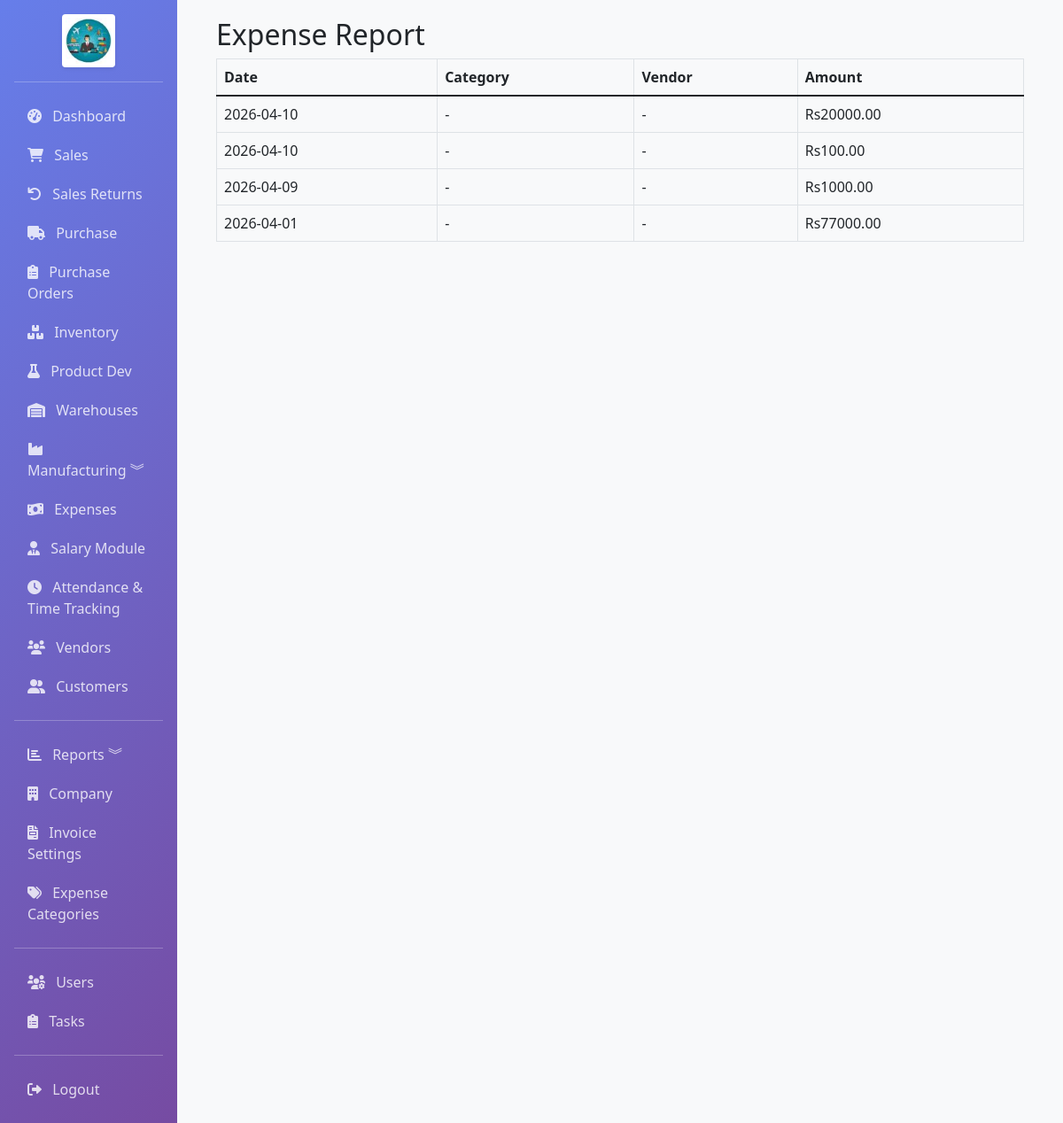
/accounting/reports/expense (signed in), run on an earlier commit of the app's database.
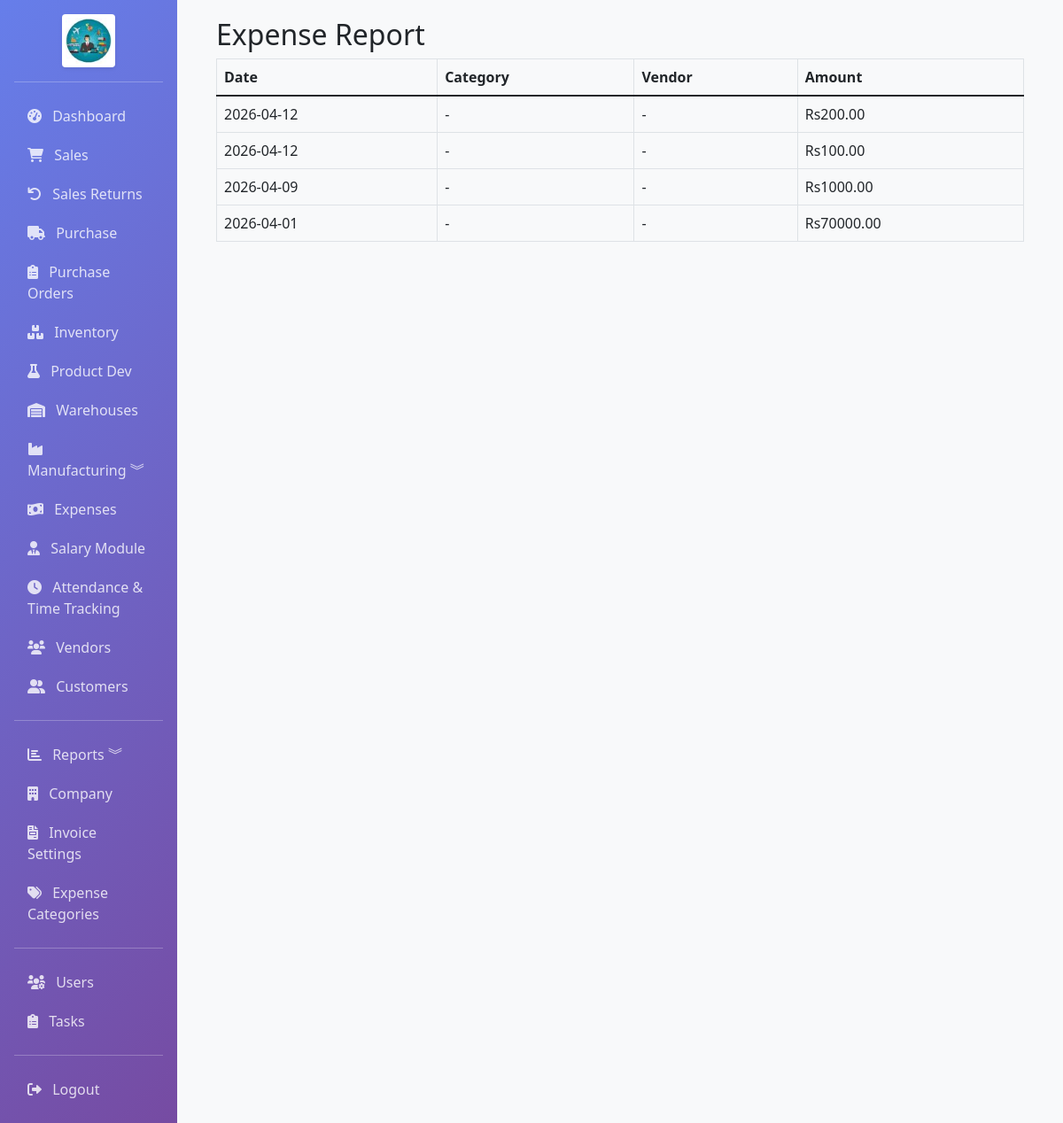
And on a later commit of the database.
### app/models.py (models this page shows, shortened)
class Expense(db.Model):
    __tablename__ = 'expenses'
    id = db.Column(db.Integer, primary_key=True)
    expense_number = db.Column(db.String(50), unique=True, index=True)
    date = db.Column(db.DateTime, default=datetime.utcnow, index=True)
    category_id = db.Column(db.Integer, db.ForeignKey('expense_categories.id'), index=True)
    vendor_id = db.Column(db.Integer, db.ForeignKey('vendors.id'), index=True, nullable=True)
    description = db.Column(db.Text)
    amount = db.Column(db.Float, nullable=False)
    payment_method = db.Column(db.String(50))
    reference = db.Column(db.String(100))
    bill_image_path = db.Column(db.String(255))  # Path to bill image
    notes = db.Column(db.Text)
    is_bom_overhead = db.Column(db.Boolean, default=False)
    product_id = db.Column(db.Integer, db.ForeignKey('products.id'), nullable=True)
    bom_id = db.Column(db.Integer, db.ForeignKey('boms.id'), nullable=True)
    created_by = db.Column(db.Integer, db.ForeignKey('users.id'))
    created_at = db.Column(db.DateTime, default=datetime.utcnow)
    is_monthly_divided = db.Column(db.Boolean, default=False)  # Whether expense is divided across month
    monthly_start_date = db.Column(db.Date)  # Start date for monthly distribution
    monthly_end_date = db.Column(db.Date)  # End date for monthly distribution
    daily_amount = db.Column(db.Float, default=0)  # Calculated daily amount
    vendor = db.relationship('Vendor', backref='expenses', lazy=True)
    product = db.relationship('Product', backref='overhead_expenses', lazy=True)
    bom = db.relationship('BOM', backref='overhead_expenses', lazy=True)

### app/routes/accounting.py (the view)
@bp.route('/reports/expense')
@login_required
def report_expense():
    expenses = Expense.query.order_by(Expense.date.desc()).all()
    return render_template('accounting/report_expense.html', expenses=expenses)

### app/models.py (called while the page is built)
    @property
    def is_admin(self):
        return self.role == 'admin'

### app/templates/accounting/report_expense.html (shortened to what this page needs)
{% extends "base.html" %}
{% block content %}
<div class="container-fluid">
  <h2>Expense Report</h2>
  <div class="table-responsive">
    <table class="table table-bordered">
      <thead><tr><th>Date</th><th>Category</th><th>Vendor</th><th>Amount</th></tr></thead>
      <tbody>
      {% for e in expenses %}
      <tr>
        <td>{{ e.date.strftime('%Y-%m-%d') }}</td>
        <td>{{ e.category.name if e.category else '-' }}</td>
        <td>{{ e.vendor.name if e.vendor else '-' }}</td>
        <td>Rs{{ '%.2f'|format(e.amount) }}</td>
      </tr>
      {% endfor %}
      </tbody>
    </table>
  </div>
</div>
{% endblock %}

What changed in the data, as far as the page shows it:
removed Expense: date "2026-04-01", category "-", vendor "-", amount "77000.00"
changed Expense (number 1 of 4 on the later page): date "2026-04-10" → "2026-04-12"; amount "20000.00" → "200.00"
changed Expense (number 2 of 4 on the later page): date "2026-04-10" → "2026-04-12"
added Expense: date "2026-04-01", category "-", vendor "-", amount "70000.00"
